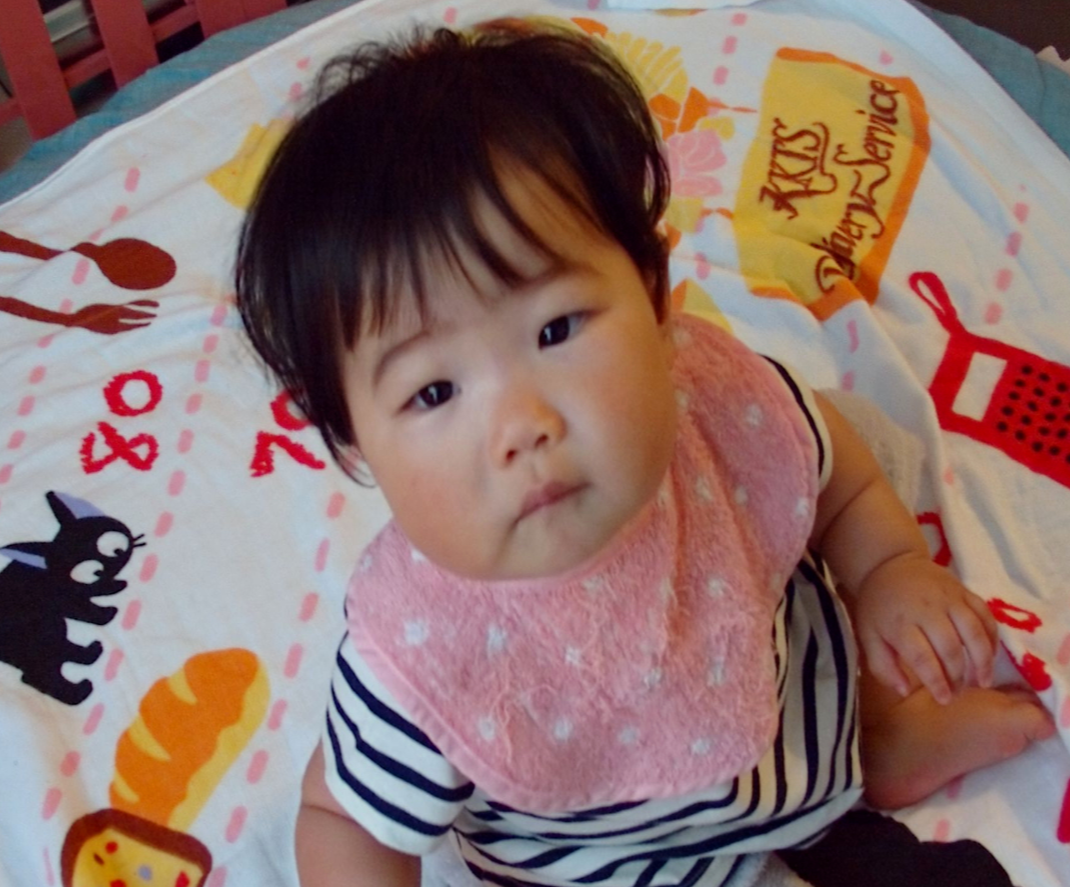
#> input picture imgs/center.png, 1070 x 887 px
$ python gen_hiddenstereo.py   (Python 2 division)   (older library calls are emulated)
#> lines starting #> are read from the running program, lines starting #| are printed output that depends on the picture
### ppt_ext.py
#!/usr/bin/env python2
# -*- coding: utf-8 -*-
"""
Created on Fri Jul  7 14:11:48 2017

@author: taikifukiage
"""
import numpy

from pyPyrTools.pyramid import pyramid
from pyPyrTools.sp0Filters import sp0Filters
from pyPyrTools.maxPyrHt import maxPyrHt
from pyPyrTools.corrDn import corrDn

from pyPyrTools.SFpyr import SFpyr
from pyPyrTools.steer2HarmMtx import steer2HarmMtx
from pyPyrTools.rcosFn import rcosFn
from pyPyrTools.pointOp import pointOp
import scipy
from pyPyrTools.mkAngle import mkAngle
import cmath

class SCFpyr_mod(SFpyr):
    filt = ''
    edges = ''

    #constructor
    def __init__(self, *args):    # (image, height, order, twidth)
        self.pyrType = 'steerableFrequency'

        if len(args) > 0:
            self.image = args[0]
        else:
            print "First argument (image) is required."
            return

        #------------------------------------------------
        # defaults:

        max_ht = numpy.floor( numpy.log2( min(self.image.shape) ) ) - 2
        if len(args) > 1:
            if(args[1] > max_ht):
                print "Error: cannot build pyramid higher than %d levels." % (max_ht)
            ht = args[1]
        else:
            ht = max_ht
        ht = int(ht)

        if len(args) > 2:
            if args[2] > 15 or args[2] < 0:
                print "Warning: order must be an integer in the range [0,15]. Truncating."
                order = min( max(args[2],0), 15 )
            else:
                order = args[2]
        else:
            order = 3

        nbands = order+1

        if len(args) > 3:
            if args[3] <= 0:
                print "Warning: twidth must be positive. Setting to 1."
                twidth = 1
            else:
                twidth = args[3]
        else:
            twidth = 1

        #------------------------------------------------------
        # steering stuff:

        if nbands % 2 == 0:
            harmonics = numpy.array(range(nbands/2)) * 2 + 1
        else:
            harmonics = numpy.array(range((nbands-1)/2)) * 2

        steermtx = steer2HarmMtx(harmonics,
                                 numpy.pi*numpy.array(range(nbands))/nbands,
                                 'even')
        #------------------------------------------------------

        dims = numpy.array(self.image.shape)
        ctr = numpy.ceil((numpy.array(dims)+0.5)/2)

        (xramp, yramp) = numpy.meshgrid((numpy.array(range(1,dims[1]+1))-ctr[1])/
                                     (dims[1]/2),
                                     (numpy.array(range(1,dims[0]+1))-ctr[0])/
                                     (dims[0]/2))
        angle = numpy.arctan2(yramp, xramp)
        log_rad = numpy.sqrt(xramp**2 + yramp**2)
        log_rad[int(ctr[0])-1, int(ctr[1])-1] = log_rad[int(ctr[0])-1, int(ctr[1])-2]
        log_rad = numpy.log2(log_rad);

        ## Radial transition function (a raised cosine in log-frequency):
        (Xrcos, Yrcos) = rcosFn(twidth, (-twidth/2.0), numpy.array([0,1]))
        Yrcos = numpy.sqrt(Yrcos)

        YIrcos = numpy.sqrt(1.0 - Yrcos**2)
        lo0mask = pointOp(log_rad, YIrcos, Xrcos[0], Xrcos[1]-Xrcos[0], 0)

        imdft = numpy.fft.fftshift(numpy.fft.fft2(self.image))

        self.pyr = []
        self.pyrSize = []

        hi0mask = pointOp(log_rad, Yrcos, Xrcos[0], Xrcos[1]-Xrcos[0], 0)

        hi0dft = imdft * hi0mask.reshape(imdft.shape[0], imdft.shape[1])
        hi0 = numpy.fft.ifft2(numpy.fft.ifftshift(hi0dft))

        self.pyr.append(numpy.real(hi0.copy()))
        self.pyrSize.append(hi0.shape)

        lo0mask = lo0mask.reshape(imdft.shape[0], imdft.shape[1])
        lodft = imdft * lo0mask

        for i in range(ht):
            bands = numpy.zeros((lodft.shape[0]*lodft.shape[1], nbands))
            bind = numpy.zeros((nbands, 2))

            Xrcos -= numpy.log2(2)

            lutsize = 1024
            Xcosn = numpy.pi * numpy.array(range(-(2*lutsize+1), (lutsize+2))) / lutsize

            order = nbands -1
            const = (2**(2*order))*(scipy.misc.factorial(order, exact=True)**2)/float(nbands*scipy.misc.factorial(2*order, exact=True))

            alfa = ( (numpy.pi+Xcosn) % (2.0*numpy.pi) ) - numpy.pi
            Ycosn = ( 2.0*numpy.sqrt(const) * (numpy.cos(Xcosn)**order) *
                      (numpy.abs(alfa)<numpy.pi/2.0).astype(int) )
            log_rad_tmp = numpy.reshape(log_rad, (1,log_rad.shape[0]*
                                                  log_rad.shape[1]))
            himask = pointOp(log_rad_tmp, Yrcos, Xrcos[0], Xrcos[1]-Xrcos[0], 0)

            himask = himask.reshape(lodft.shape[0], lodft.shape[1])
            for b in range(nbands):
                angle_tmp = numpy.reshape(angle,
                                          (1,angle.shape[0]*angle.shape[1]))
                anglemask = pointOp(angle_tmp, Ycosn,
                                    Xcosn[0]+numpy.pi*b/nbands,
                                    Xcosn[1]-Xcosn[0], 0)
                anglemask = anglemask.reshape(lodft.shape[0], lodft.shape[1])
                banddft = (cmath.sqrt(-1)**order) * lodft * anglemask * himask
                band = numpy.negative(numpy.fft.ifft2(numpy.fft.ifftshift(banddft)))
                self.pyr.append(band.copy())
                self.pyrSize.append(band.shape)

            dims = numpy.array(lodft.shape)
            ctr = numpy.ceil((dims+0.5)/2)
            lodims = numpy.ceil((dims-0.5)/2)
            loctr = numpy.ceil((lodims+0.5)/2)
            lostart = ctr - loctr
            loend = lostart + lodims

            log_rad = log_rad[int(lostart[0]):int(loend[0]), int(lostart[1]):int(loend[1])]
            angle = angle[int(lostart[0]):int(loend[0]), int(lostart[1]):int(loend[1])]
            lodft = lodft[int(lostart[0]):int(loend[0]), int(lostart[1]):int(loend[1])]
            YIrcos = numpy.abs(numpy.sqrt(1.0 - Yrcos**2))
            log_rad_tmp = numpy.reshape(log_rad,
                                        (1,log_rad.shape[0]*log_rad.shape[1]))
            lomask = pointOp(log_rad_tmp, YIrcos, Xrcos[0], Xrcos[1]-Xrcos[0],
                             0)
            lodft = lodft * lomask.reshape(lodft.shape[0], lodft.shape[1])

        lodft = numpy.fft.ifft2(numpy.fft.ifftshift(lodft))
        self.pyr.append(numpy.real(numpy.array(lodft).copy()))
        self.pyrSize.append(lodft.shape)

    # methods
    # [56 lines left out: function reconPyr, not called in this run]


class SGpyr(pyramid):


    filt = ''
    edges = ''

    #constructor
    # [72 lines left out: function __init__, not called in this run]


### gen_hiddenstereo.py
# -*- coding: utf-8 -*-
"""
Created on Fri Dec  9 11:16:22 2016

@author: taikifukiage
"""


import cv2
import numpy as np

import copy
import time

#import pyPyrTools as ppt

from ppt_ext import SGpyr
from ppt_ext import SCFpyr_mod


#%%parameters

#input images

#cyclopean view image
rgb0 = cv2.imread('./imgs/center.png',1)
#> rgb0 is the input picture: shape (887, 1070, 3); mean B, G, R 107, 112.5, 140.1

#disparity map
disp = cv2.imread('./imgs/disparity.png',0)
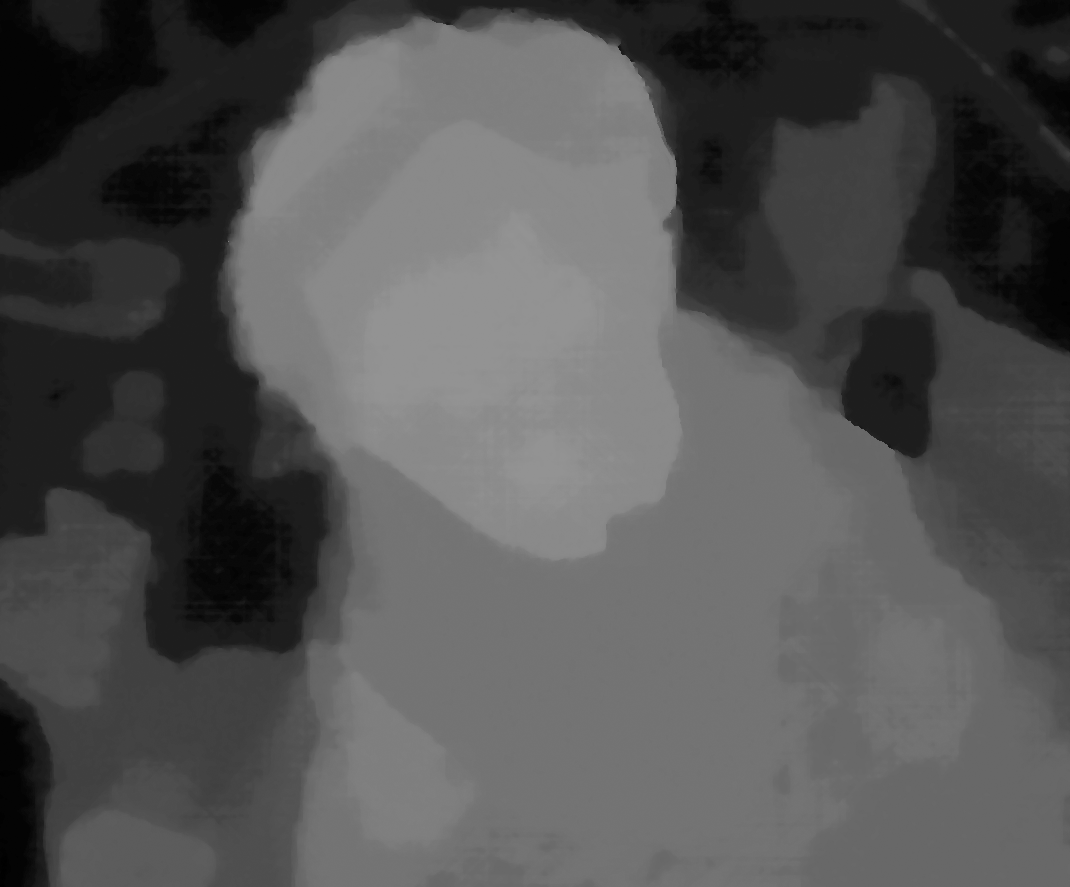
#> input picture imgs/disparity.png, 1070 x 887 px
#> disp is the input picture: shape (887, 1070); min 0, max 147, mean 83.1


#Disparity range is rescaled using this value.(from -disp_range/2 to disp_range/2)
disp_range = 7.


#When this is True, only luminance channel is modulated
Luminance_mode = True

#make this variable "True" when you want to resize the input images
resize_img = False

#The input images are scaled in (w,h)=(imsize_x,imsize_y) when "resize_img = True"
imsize_x = 512
imsize_y = 512


#number of pyramid levels (including highest & lowest residuals)
sflevels = 7

#number of orientation bands
olevels = 8


#gamma correction (necessary for perfect cancellation of the disparity-inducer component if the monitor's gamma is not linearized)
HandleGamma = False
#gamma = 2.2

DR_low = 0
DR_high = 255


#%%

def srgb2rgb(img):

    out = np.zeros(img.shape)

    if False:
        #Adobe sRGB
        out[img<=0.0556]=img[img<=0.0556]/32.
        out[img>0.0556]=img[img>0.0556]**2.2
    else:
        out[img<= 0.040450]=img[img<= 0.040450]/12.92
        out[img> 0.040450]=((img[img> 0.040450] + 0.055)/1.055)**2.4

    return out

def rgb2srgb(img):

    out = np.zeros(img.shape)

    if False:
        #Adobe sRGB
        out[img<=0.00174]=img[img<=0.00174]*32.
        out[img>0.00174]=img[img>0.00174]**(1./2.2)
    else:
        out[img<=0.0031308]=img[img<=0.0031308]*12.92
        out[img>0.0031308]=(img[img>0.0031308]**(1./2.4))*1.055 - 0.055

    return out


#%%
if resize_img:
    rgb0 = cv2.resize(rgb0,(imsize_x,imsize_y))
    disp = cv2.resize(disp,(imsize_x,imsize_y))
    # [8 lines of commented-out code are left out]


if Luminance_mode:
    yuv0 = cv2.cvtColor(rgb0, cv2.COLOR_BGR2YUV)
#> yuv0: shape (887, 1070, 3); mean of channels 0, 1, 2 120.1, 121.5, 145.5
    img0 = yuv0[:,:,0]
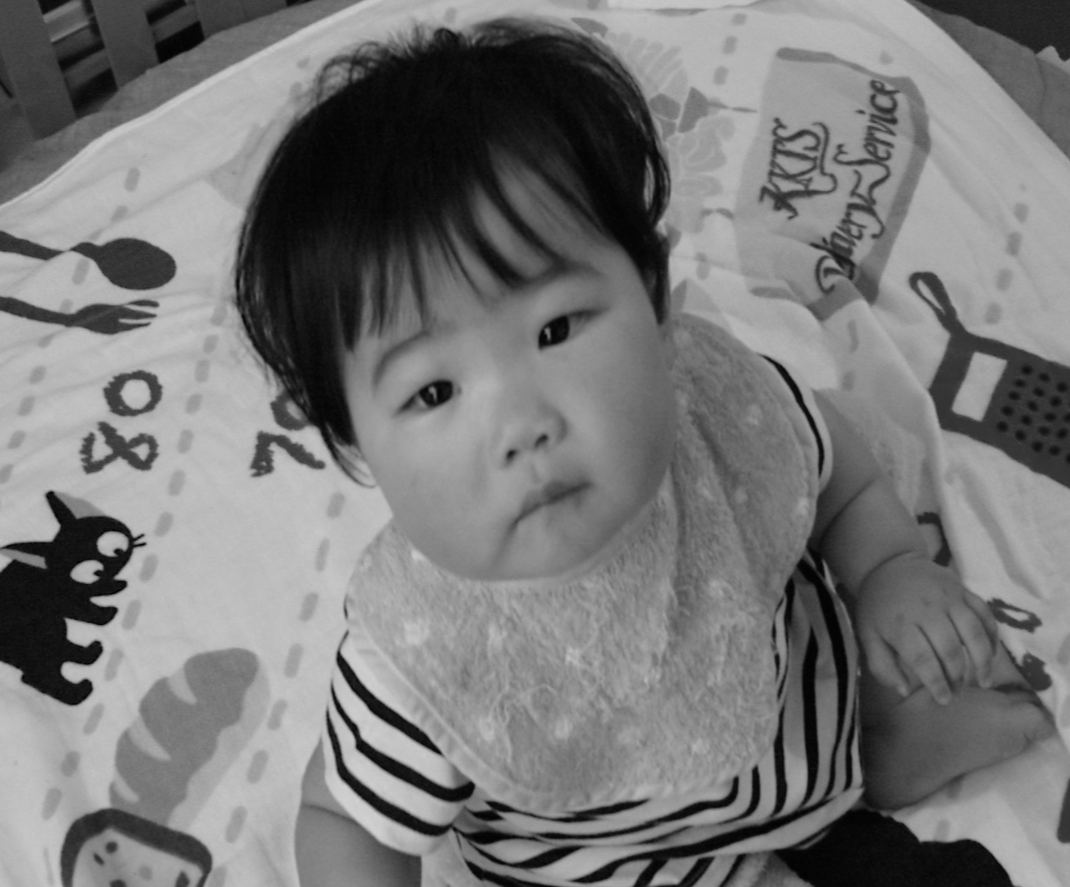
#> img0: shape (887, 1070); min 1, max 209, mean 120.1

    #yuv1 = cv2.cvtColor(rgb1, cv2.COLOR_BGR2YUV)
    #img1 = yuv1[:,:,0]

    if HandleGamma:

        img0=srgb2rgb(np.float64(img0)/255.)*255.
        #img1=srgb2rgb(np.float64(img1)/255.)*255.

    original = img0.copy()


else:
    if HandleGamma:
        #rgb0 = ((rgb0/255.)**gamma)*255.
        rgb0=srgb2rgb(rgb0/255.)*255.
        #rgb1=srgb2rgb(rgb1/255.)*255.

    rgbimg0 = np.float64(rgb0)
    #rgbimg1 = np.float64(rgb1)
    original = rgbimg0.copy()


#%%
start = time.time()

print "decomposing images..."

if Luminance_mode:
#> (the run stopped early here; a loop or call above may not have finished)
